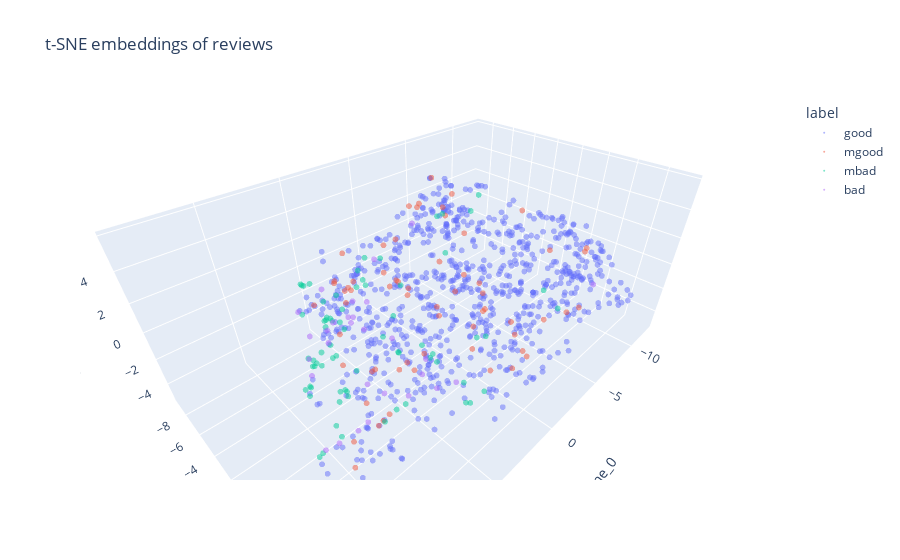

The cell this chart's notebook holds for it:
### Markdown cell above
Let's apply this to the misleading reviews, and then reduce down to 2 dimensions using T-SNE.

### Code cell
# ignore PerformanceWarning
import warnings
from pandas.errors import PerformanceWarning
warnings.filterwarnings("ignore", category=PerformanceWarning)

embeddings_df = pd.DataFrame()
embeddings_df["review_id"] = df.review_id
embeddings_df["label"] = df.label
embeddings_df = embeddings_features(embeddings_df)

# apply tsne to reduce to `dims` dimensions
dims = 3
embd_df = tsne_features(embeddings_df.drop(columns=["review_id", "label"], axis=1), dims=dims)
embd_df["review_id"] = embeddings_df.review_id
embd_df["label"] = embeddings_df.label

# plot 3d scatter with plotly
fig = px.scatter_3d(embd_df, x="tsne_0", y="tsne_1", z="tsne_2", color="label", title="t-SNE embeddings of reviews", )
# make size of point smaller and opaque
fig.update_traces(marker=dict(size=2, opacity=0.5))
# make inital zoom bigger
fig.update_layout(scene=dict(camera_eye=dict(x=0.9, y=0.9, z=0.9)))
fig.show()

### Figure 1 — Plotly figure (JSON) as saved in the notebook; plotly's stock layout.template omitted (floating-point values rounded to 4 significant figures; data arrays with more than 128 entries replaced by an {"elided": "..."} marker saying what was removed)
{"data": [{"hovertemplate": "label=good<br>tsne_0=%{x}<br>tsne_1=%{y}<br>tsne_2=%{z}<extra></extra>", "legendgroup": "good", "marker": {"color": "#636efa", "opacity": 0.5, "size": 2, "symbol": "circle"}, "mode": "markers", "name": "good", "scene": "scene", "showlegend": true, "type": "scatter3d", "x": {"elided": "813 float values"}, "y": {"elided": "813 float values"}, "z": {"elided": "813 float values"}}, {"hovertemplate": "label=mgood<br>tsne_0=%{x}<br>tsne_1=%{y}<br>tsne_2=%{z}<extra></extra>", "legendgroup": "mgood", "marker": {"color": "#EF553B", "opacity": 0.5, "size": 2, "symbol": "circle"}, "mode": "markers", "name": "mgood", "scene": "scene", "showlegend": true, "type": "scatter3d", "x": [-3.638, -0.3299, 2.589, 7.336, 8.595, -1.614, 2.176, 4.684, -3.328, -7.641, -9.031, 11.32, 1.988, -2.676, 12.03, 6.686, -0.007999, 8.146, 1.627, 7.969, 3.103, 4.395, -0.5034, -0.8251, 2.751, -1.505, -2.67, -3.803, 8.4, 3.466, -1.875, -5.553, -2.611, 4.181, -1.265, -2.964, -5.058, -0.6306, 2.587, 7.122, -1.478, -1.997, 1.745, -1.337, 3.519, -2.195, -1.33, -9.82, 4.707, 1.898, 10.73, 2.426, 1.419, 3.6, 8.623, -2.012, 5.514, 1.045, 1.773, -1.317, 6.569, 4.104, -3.202, -0.8103], "y": [3.189, 0.3942, 3.83, 3.457, 0.6898, -7.194, 0.9343, -5.73, -0.9663, -0.7969, 3.643, 5.193, -0.5712, 0.4622, 5.217, -2.482, 0.7796, 1.645, -3.402, 2.716, -0.3002, -6.135, -1.249, 5.164, -7.452, 3.743, 0.1949, -6.999, 2.824, -6.662, 0.9293, 4.804, -2.714, -4.331, -5.599, -4.333, -2.047, 4.435, -2.886, 2.125, 5.16, 5.211, 0.5111, -8.275, -5.754, -5.461, 7.376, 3.227, -4.574, -2.057, 4.374, -3.581, 4.302, -0.3767, 3.215, 3.041, -7.239, -3.93, 1.738, -5.27, 0.4477, -5.12, -5.11, -1.755], "z": [-4.902, 4.281, -0.2493, 1.312, 0.5336, 0.4195, 3.766, 0.3679, -5.017, 2.804, 1.104, -0.1635, -3.907, -2.274, -0.717, -0.5834, 1.856, -1.786, 0.2543, -2.375, -4.405, 0.2033, 4.735, -2.194, 0.9845, -1.806, -1.103, 2.549, 1.5, -2.283, -1.746, -1.741, 4.962, 0.9383, -2.891, -4.833, -2.549, -3.54, 0.4944, -3.098, 4.688, -0.08028, -0.3416, -0.3791, -0.7472, 3.3, 2.325, 0.3366, 0.3797, -0.07212, 0.1577, 1.108, -2.354, -3.449, -1.724, -1.514, -1.696, -0.4094, 2.046, 3.738, -1.353, 0.05884, 5.174, 4.983]}, {"hovertemplate": "label=mbad<br>tsne_0=%{x}<br>tsne_1=%{y}<br>tsne_2=%{z}<extra></extra>", "legendgroup": "mbad", "marker": {"color": "#00cc96", "opacity": 0.5, "size": 2, "symbol": "circle"}, "mode": "markers", "name": "mbad", "scene": "scene", "showlegend": true, "type": "scatter3d", "x": [6.309, 5.344, -6.501, 2.521, 1.539, 1.037, 9.791, 4.366, 9.561, 4.272, 6.236, 10.14, 8.667, 2.7, 6.261, 10.56, -6.49, 9.655, 7.341, 0.04527, 4.707, 4.783, 7.805, 0.8248, -0.427, 6.13, 6.613, 5.158, 7.774, 7.719, 0.1884, 9.677, -7.706, 9.303, 4.83, 8.179, 8.82, 2.616, 8.072, 5.998, 3.799, 11.63, 7.71, 9.052, 2.78, -2.443, 9.505, 7.724, 4.262, 4.782, 5.51, 6.626, 9.514, 6.213, 9.265, 9.048, 3.588, 7.86, 5.719, 4.643, 7.91, 9.251, -0.3276, 11.82, 6.658, 4.903, 10.5, 9.528, 11.81, 10.35, 10.41, 10.81], "y": [2.168, -0.2674, 3.691, -5.506, 0.1175, -3.701, -0.3222, -0.4823, 1.525, 2.848, -7.037, -0.3004, 0.328, -6.33, -5.819, 2.725, -3.761, -0.3255, -2.076, 2.084, -5.185, 2.258, -1.075, -0.1984, -7.601, -4.766, -5.911, 3.44, -0.9566, -2.031, -8.66, 2.001, -5.433, -0.5854, 2.91, 4.125, 0.2389, 4.665, -1.065, -3.105, -3.877, 3.159, 4.229, -1.417, 3.527, -3.038, -0.4437, -0.4803, -0.3128, 5.402, -4.269, -3.905, 0.3429, -6.97, 0.06658, 4.349, 5.587, -1.761, -8.814, -3.034, -1.483, 1.871, 5.818, 5.892, -1.284, 5.768, 0.8569, 2.318, 3.141, 0.4441, 2.767, 0.9291], "z": [0.8791, -0.227, -2.551, -0.715, 5.871, -0.5684, 1.118, 0.5683, -0.643, -0.7256, 0.4113, -1.218, 0.9718, -1.198, 1.044, -0.4394, 3.378, 0.4922, 1.171, -2.099, -1.354, 0.4168, 1.857, 5.656, -0.8181, 0.225, 1.029, 0.8288, -3.109, 0.8339, -0.9645, 0.5369, 1.185, 0.2765, -0.01084, -0.1642, 0.8658, 1.169, 2.22, -0.9823, 1.087, -0.942, -0.09048, -0.2634, -2.896, 0.7014, 0.3116, 2.064, -2.164, -1.422, 0.6284, -0.394, 0.9113, 0.3508, 1.414, -0.05992, -1.383, 1.482, -3.244, 2.521, 0.02321, -0.2208, 3.109, -0.05751, -2.623, -1.046, 0.5571, 0.6664, -1.053, 0.2035, -1.317, 0.6963]}, {"hovertemplate": "label=bad<br>tsne_0=%{x}<br>tsne_1=%{y}<br>tsne_2=%{z}<extra></extra>", "legendgroup": "bad", "marker": {"color": "#ab63fa", "opacity": 0.5, "size": 2, "symbol": "circle"}, "mode": "markers", "name": "bad", "scene": "scene", "showlegend": true, "type": "scatter3d", "x": [6.054, 5.143, 5.508, 10.0, 6.374, 11.45, -4.055, 5.683, 9.66, 3.443, 10.61, 8.553, 8.533, 0.2227, 8.101, 7.387, 5.208, 6.194, 5.635, 7.89, 11.19, 7.881, 8.121, 5.838, 9.619, 8.704, 5.172, -10.14, 5.773], "y": [1.438, 2.918, -5.895, 0.1248, -7.926, 3.107, -8.091, 3.204, -0.5427, -5.857, 4.661, -2.32, -0.4766, -7.456, 3.191, -1.773, 5.075, -1.672, 4.199, 0.7931, 3.976, 0.6037, -1.138, -1.289, 3.896, 2.794, -1.709, 4.21, 2.169], "z": [1.16, 0.125, 0.2355, 0.4254, -2.176, -0.9533, 0.4905, -0.3737, 0.8344, -1.726, 1.045, 0.512, 1.211, -0.5517, 0.1169, 1.099, 0.113, 0.8397, -0.6535, 2.85, 0.125, 3.08, 1.373, -0.01374, 0.02137, 0.8811, 1.318, -2.098, -2.702]}], "layout": {"legend": {"title": {"text": "label"}, "tracegroupgap": 0}, "scene": {"camera": {"eye": {"x": 0.9, "y": 0.9, "z": 0.9}}, "domain": {"x": [0, 1], "y": [0, 1]}, "xaxis": {"title": {"text": "tsne_0"}}, "yaxis": {"title": {"text": "tsne_1"}}, "zaxis": {"title": {"text": "tsne_2"}}}, "title": {"text": "t-SNE embeddings of reviews"}}}
